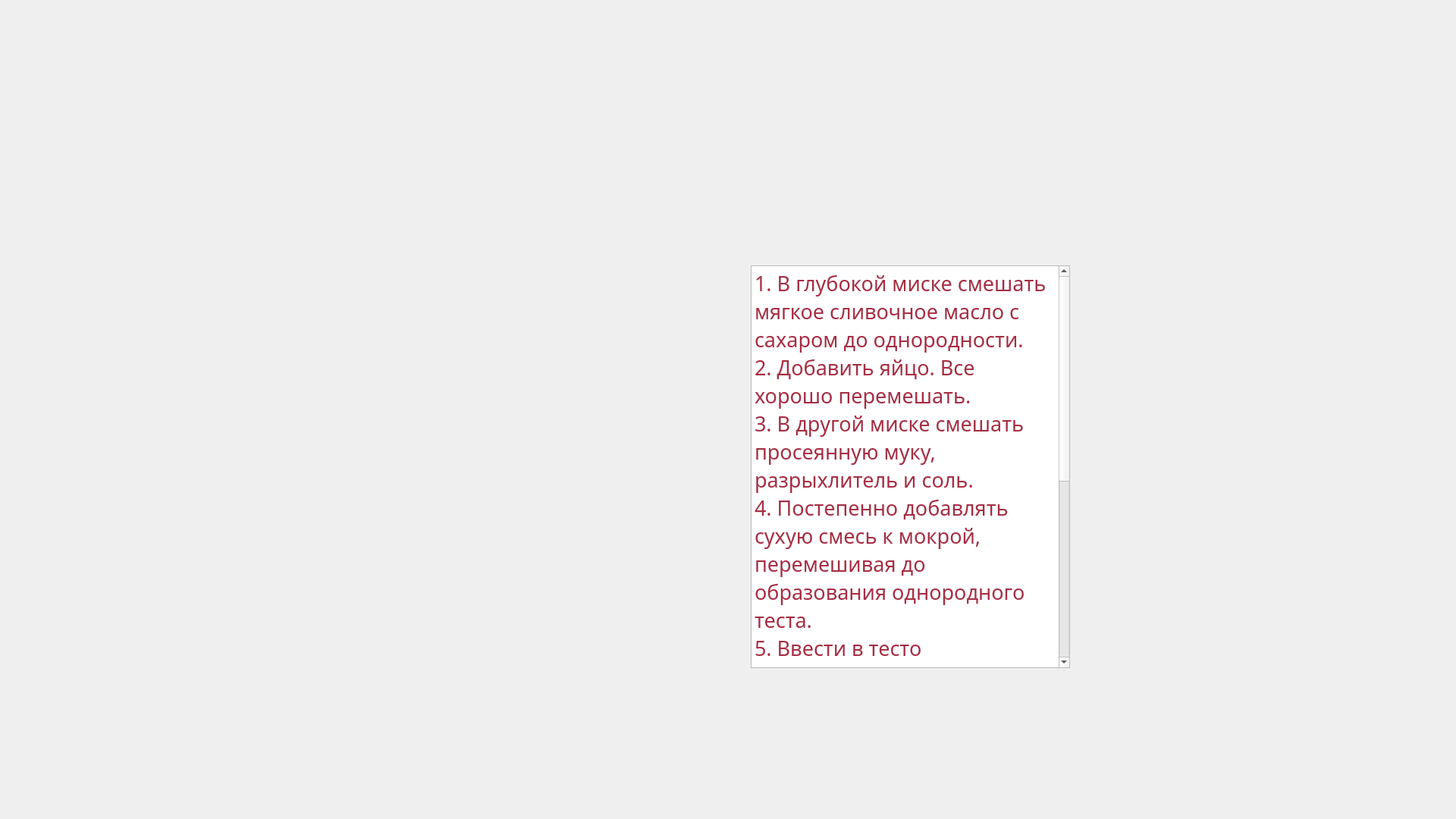
<?xml version="1.0" encoding="UTF-8"?>
<ui version="4.0">
 <class>Form</class>
 <widget class="QWidget" name="Form">
  <property name="geometry">
   <rect>
    <x>0</x>
    <y>0</y>
    <width>1920</width>
    <height>1080</height>
   </rect>
  </property>
  <property name="minimumSize">
   <size>
    <width>1920</width>
    <height>1080</height>
   </size>
  </property>
  <property name="maximumSize">
   <size>
    <width>1920</width>
    <height>1080</height>
   </size>
  </property>
  <property name="font">
   <font>
    <family>Epilepsy Sans</family>
   </font>
  </property>
  <property name="windowTitle">
   <string>Рецепт</string>
  </property>
  <widget class="QPushButton" name="exit_button">
   <property name="geometry">
    <rect>
     <x>1372</x>
     <y>140</y>
     <width>61</width>
     <height>51</height>
    </rect>
   </property>
   <property name="text">
    <string/>
   </property>
   <property name="flat">
    <bool>true</bool>
   </property>
  </widget>
  <widget class="QPlainTextEdit" name="plainTextEdit">
   <property name="geometry">
    <rect>
     <x>990</x>
     <y>350</y>
     <width>421</width>
     <height>531</height>
    </rect>
   </property>
   <property name="palette">
    <palette>
     <active>
      <colorrole role="Text">
       <brush brushstyle="SolidPattern">
        <color alpha="255">
         <red>165</red>
         <green>46</green>
         <blue>67</blue>
        </color>
       </brush>
      </colorrole>
     </active>
     <inactive>
      <colorrole role="Text">
       <brush brushstyle="SolidPattern">
        <color alpha="255">
         <red>165</red>
         <green>46</green>
         <blue>67</blue>
        </color>
       </brush>
      </colorrole>
     </inactive>
     <disabled>
      <colorrole role="Text">
       <brush brushstyle="SolidPattern">
        <color alpha="255">
         <red>120</red>
         <green>120</green>
         <blue>120</blue>
        </color>
       </brush>
      </colorrole>
     </disabled>
    </palette>
   </property>
   <property name="font">
    <font>
     <pointsize>20</pointsize>
    </font>
   </property>
   <property name="tabChangesFocus">
    <bool>false</bool>
   </property>
   <property name="readOnly">
    <bool>true</bool>
   </property>
   <property name="plainText">
    <string>1. В глубокой миске смешать мягкое сливочное масло с сахаром до однородности. 
2. Добавить яйцо. Все хорошо перемешать.
3. В другой миске смешать просеянную муку, разрыхлитель и соль. 
4. Постепенно добавлять сухую смесь к мокрой, перемешивая до образования однородного теста. 
5. Ввести в тесто шоколадную крошку и аккуратно перемешать. 
6. Ложкой выложить тесто на противень, застеленный пергаментной бумагой, оставляя достаточно места между печеньями. 
7. Выпекать в предварительно разогретой до 180°C духовке в течение 10–15 минут до золотистого цвета.</string>
   </property>
   <property name="centerOnScroll">
    <bool>false</bool>
   </property>
  </widget>
  <widget class="QLabel" name="label">
   <property name="geometry">
    <rect>
     <x>0</x>
     <y>0</y>
     <width>1921</width>
     <height>1081</height>
    </rect>
   </property>
   <property name="text">
    <string/>
   </property>
   <property name="pixmap">
    <pixmap>chocolate chip cookies.png</pixmap>
   </property>
   <property name="scaledContents">
    <bool>true</bool>
   </property>
  </widget>
  <zorder>label</zorder>
  <zorder>exit_button</zorder>
  <zorder>plainTextEdit</zorder>
 </widget>
 <resources/>
 <connections/>
</ui>
